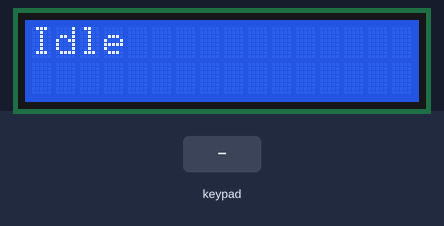
This sketch was run on a simulated Arduino Uno, built with avr-gcc and run on an emulated ATmega328P. Shown: 16×2 character LCD. The inputs (shaded band) are chosen by the test bench.

Above: at 1.2 s.
1.3 s: key 'S' pressed
At 1.4 s:
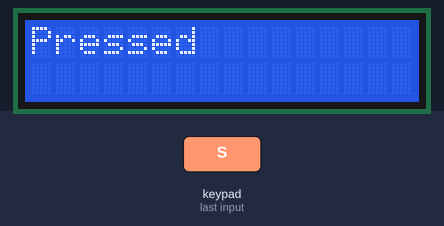
Timing chart, 0 to 4.3 s (numbered marks = the images above; inputs shaded):
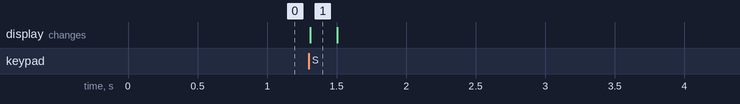

Measured:
- after the input at 1.3 s, the display: changes at once (image 1)

The sketch:

button_presses.ino
```cpp
#include <Wire.h>
#include <Adafruit_RGBLCDShield.h>
#include <utility/Adafruit_MCP23017.h>
#include <string.h>

Adafruit_RGBLCDShield lcd = Adafruit_RGBLCDShield ();

#define RED 0x1
#define YELLOW 0x3
#define GREEN 0x2
#define TEAL 0x6
#define BLUE 0x4
#define VIOLET 0x5
#define WHITE 0x7

char * message = malloc(50);

enum button_state {pressed = 'p', holding = 'h', idle = 'i'};
button_state current_state;
button_state old_state;

int pressedTime;
int currentTime;
int press_time = 2000;
bool isPressed = false;

void setup() {
  // put your setup code here, to run once:
  Serial.begin(9600);
  lcd.begin(16,2);
  lcd.setCursor(0,0);
  current_state = idle;
  strcpy(message, "Idle");
  lcd.print(message);
}

void loop() {
  // put your main code here, to run repeatedly:
  uint8_t buttons = lcd.readButtons();

  if (buttons & BUTTON_SELECT) {
    old_state = current_state;
    if (not isPressed) {
      pressedTime = millis();
      strcpy(message, "Pressed");
      isPressed = true;
      current_state = pressed;
    } else if (isPressed) {
      currentTime = millis();
      if ((currentTime - pressedTime) > press_time) {
        strcpy(message, "Holding");
        current_state = holding;
      }
    }
  } else {
    pressedTime = 0;
    currentTime = 0;
    isPressed = false;
    strcpy(message, "Idle");
    old_state = current_state;
    current_state = idle;
  }

  if (current_state != old_state) {
    lcd.clear();
    lcd.print(message);
  }
}
```
